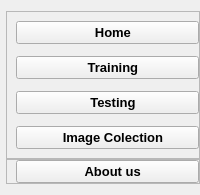
        <widget class="QWidget" name="leftMenu" native="true">
         <property name="minimumSize">
          <size>
           <width>180</width>
           <height>0</height>
          </size>
         </property>
         <property name="sizeIncrement">
          <size>
           <width>0</width>
           <height>0</height>
          </size>
         </property>
         <layout class="QVBoxLayout" name="verticalLayout_2">
          <property name="spacing">
           <number>0</number>
          </property>
          <property name="leftMargin">
           <number>6</number>
          </property>
          <property name="rightMargin">
           <number>0</number>
          </property>
          <item alignment="Qt::AlignTop">
           <widget class="QFrame" name="frame_2">
            <property name="frameShape">
             <enum>QFrame::StyledPanel</enum>
            </property>
            <property name="frameShadow">
             <enum>QFrame::Raised</enum>
            </property>
            <layout class="QVBoxLayout" name="verticalLayout_4">
             <property name="spacing">
              <number>12</number>
             </property>
             <property name="rightMargin">
              <number>0</number>
             </property>
             <item>
              <widget class="QPushButton" name="homebtn">
               <property name="font">
                <font>
                 <pointsize>10</pointsize>
                 <weight>75</weight>
                 <bold>true</bold>
                </font>
               </property>
               <property name="cursor">
                <cursorShape>PointingHandCursor</cursorShape>
               </property>
               <property name="styleSheet">
                <string notr="true"/>
               </property>
               <property name="text">
                <string>   Home</string>
               </property>
               <property name="icon">
                <iconset>
                 <normaloff>QSS/Icons/aperture_focus.png</normaloff>QSS/Icons/aperture_focus.png</iconset>
               </property>
               <property name="iconSize">
                <size>
                 <width>28</width>
                 <height>28</height>
                </size>
               </property>
              </widget>
             </item>
             <item>
              <widget class="QPushButton" name="trainingbtn">
               <property name="font">
                <font>
                 <pointsize>10</pointsize>
                 <weight>75</weight>
                 <bold>true</bold>
                </font>
               </property>
               <property name="cursor">
                <cursorShape>PointingHandCursor</cursorShape>
               </property>
               <property name="text">
                <string>   Training</string>
               </property>
               <property name="icon">
                <iconset>
                 <normaloff>QSS/Icons/activity_focus.png</normaloff>QSS/Icons/activity_focus.png</iconset>
               </property>
               <property name="iconSize">
                <size>
                 <width>28</width>
                 <height>28</height>
                </size>
               </property>
              </widget>
             </item>
             <item>
              <widget class="QPushButton" name="testingbtn">
               <property name="font">
                <font>
                 <pointsize>10</pointsize>
                 <weight>75</weight>
                 <bold>true</bold>
                </font>
               </property>
               <property name="cursor">
                <cursorShape>PointingHandCursor</cursorShape>
               </property>
               <property name="text">
                <string>   Testing</string>
               </property>
               <property name="icon">
                <iconset>
                 <normaloff>QSS/Icons/edit_focus.png</normaloff>QSS/Icons/edit_focus.png</iconset>
               </property>
               <property name="iconSize">
                <size>
                 <width>28</width>
                 <height>28</height>
                </size>
               </property>
              </widget>
             </item>
             <item>
              <widget class="QPushButton" name="collection_image_btn">
               <property name="font">
                <font>
                 <pointsize>10</pointsize>
                 <weight>75</weight>
                 <bold>true</bold>
                </font>
               </property>
               <property name="cursor">
                <cursorShape>PointingHandCursor</cursorShape>
               </property>
               <property name="text">
                <string>   Image Colection</string>
               </property>
               <property name="icon">
                <iconset>
                 <normaloff>QSS/Icons/camera_focus.png</normaloff>QSS/Icons/camera_focus.png</iconset>
               </property>
               <property name="iconSize">
                <size>
                 <width>28</width>
                 <height>28</height>
                </size>
               </property>
              </widget>
             </item>
            </layout>
           </widget>
          </item>
          <item alignment="Qt::AlignBottom">
           <widget class="QFrame" name="frame">
            <property name="frameShape">
             <enum>QFrame::StyledPanel</enum>
            </property>
            <property name="frameShadow">
             <enum>QFrame::Raised</enum>
            </property>
            <layout class="QVBoxLayout" name="verticalLayout_5">
             <property name="spacing">
              <number>0</number>
             </property>
             <property name="leftMargin">
              <number>9</number>
             </property>
             <property name="topMargin">
              <number>0</number>
             </property>
             <property name="rightMargin">
              <number>0</number>
             </property>
             <property name="bottomMargin">
              <number>0</number>
             </property>
             <item>
              <widget class="QPushButton" name="aboutbtn">
               <property name="font">
                <font>
                 <pointsize>10</pointsize>
                 <weight>75</weight>
                 <bold>true</bold>
                </font>
               </property>
               <property name="cursor">
                <cursorShape>PointingHandCursor</cursorShape>
               </property>
               <property name="text">
                <string>   About us</string>
               </property>
               <property name="icon">
                <iconset>
                 <normaloff>QSS/Icons/info_focus.png</normaloff>QSS/Icons/info_focus.png</iconset>
               </property>
               <property name="iconSize">
                <size>
                 <width>28</width>
                 <height>28</height>
                </size>
               </property>
              </widget>
             </item>
            </layout>
           </widget>
          </item>
         </layout>
        </widget>
